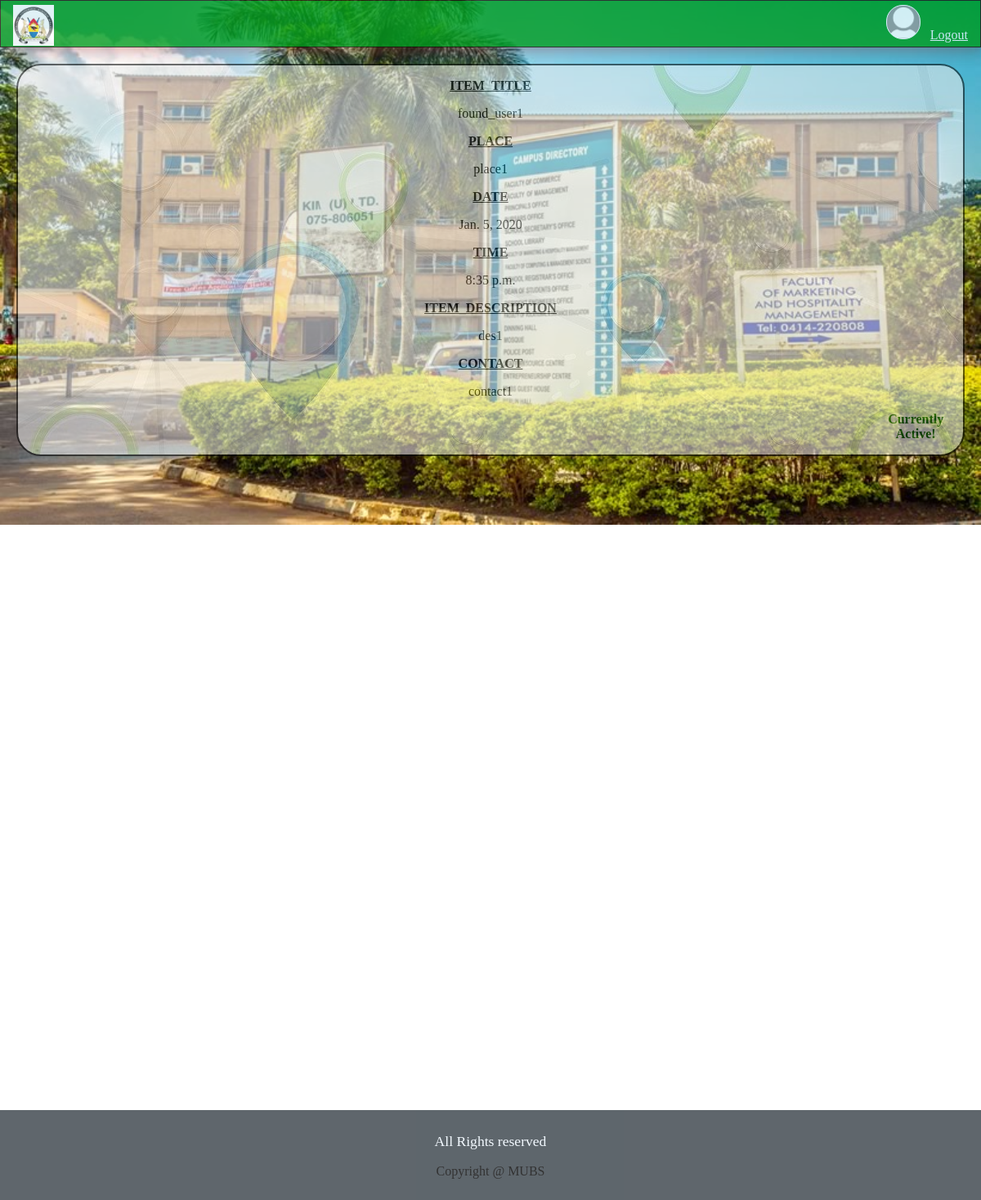
Page /profile/my_found_things/active/ (signed in) on the committed database.
### users/models.py (models this page shows, shortened)
class Profile(models.Model):
    user=models.OneToOneField(User,on_delete=models.CASCADE)
    image=models.ImageField(default='default.jpg',upload_to='profile_pics')

class itemfoundfull(models.Model):
    product_title = models.CharField(max_length=100)
    place = models.TextField(default='Found this item near ..')
    date = models.DateField()
    time=models.TimeField()
    description = models.TextField()
    contactme = models.CharField(max_length=150,default='email')
    username=models.CharField(max_length=100,blank=True,default='NULL')

### lost/models.py (models this page shows, shortened)
class itemfound(models.Model):
    product_title = models.CharField(max_length=100)
    place = models.TextField(default='Found this item near ..')
    date = models.DateField()
    time=models.TimeField()
    description = models.TextField()
    contactme = models.CharField(max_length=150,default='email')
    username=models.CharField(max_length=100,blank=True,default='NULL')

### users/views.py (the view)
# urls.py: path('profile/my_found_things/active/',activefound,name='found_specific_active'),
def activefound(request):
    obj=itemfoundfull.objects.all()
    obj1=reversed(obj)
    objects=itemfound.objects.all()
    return render(request,"activefound.html",{"objectt":obj1,"objects":objects})

### templates/activefound.html
{%include 'base.html'%}
{%include 'header.html'%}
<div style="padding-bottom: 780px;">
    {%for data in objectt%}
        {% if data.username == user.username %}
            {% for object in objects %}
                {% if data.id == object.id %}
                <div class="list1 common" onclick="window.location.href = '/profile/my_found_things/active/{{ data.id }}/'">
                    <p><u><b>ITEM_TITLE</b></u></p>
                    <p> {{data.product_title}}</p>
                    <p><u><b>PLACE</b></u></p>
                    <p>{{data.place}}</p>
                    <p><u><b>DATE</b></u></p>
                    <p>{{data.date}}</p>
                    <p><u><b>TIME</b></u></p>
                    <p>{{data.time}}</p>
                    <p><u><b>ITEM_DESCRIPTION</b></u></p>
                    <p>{{data.description}}</p>
                    <p><u><b>CONTACT</b></u></p>
                    <p>{{data.contactme}}</p>
                    <p style="margin-left: 90%;font-family: 'Times New Roman', Times, serif;color: rgb(1, 95, 1);"><b>Currently Active!</b></p>
                </div>
                {% endif %}
            {%endfor%}
        {% endif %}
    {% endfor %}
</div>
{% include 'footer.html' %}

### templates/header.html (shortened to what this page needs)
{% load static %}
<header style="background: rgb(4, 156, 30)">
  <div class="border">
    <a href="/">
      <img
        src="{% static '/css/images/MUBS.jpeg'%}"
        alt="home-icon"
        class="icon"
        width="50px"
        align="left"
        style="margin-left: 1%; padding-bottom: 0%"
    /></a>
    <div align="right">
      {% if user.is_authenticated %}
      <a href="/profile/" style="margin-bottom: 0%"
        ><img
          src="{{ user.profile.image.url }}"
          alt="profile"
          width="40px"
          class="icon"
          style="
            border: 1px solid white;
            border-radius: 20px;
            background-color: aliceblue;
          " /></a
      >&nbsp;&nbsp;
      <a href="/logout/" class="links" style="color: aliceblue">Logout</a>
      {% endif %}
    </div>
  </div>
</header>

### static/css/style.css (style rules this page uses)
body { margin:0px; padding:0px; background-color: whitesmoke ; background-size:100%; }
header { background-image: url("images/header.jpg"); border:1px solid #1f1209; padding:5px 3px 5px 3px; background-size: 100%; }
.common { margin: 20px; text-align: center; font-family: serif; color: black; border: 2px solid black; opacity: 0.7; transition: box-shadow 0.4s; background-image: url("images/background2.jpg"); border-radius: 30px; cursor: pointer; }
a:link { color:#374049 ; }

### rows in the picture
itemfoundfull: product_title "found_user1", place "place1", date "Jan. 5, 2020", time "8:35 p.m.", description "des1", contactme "contact1"
